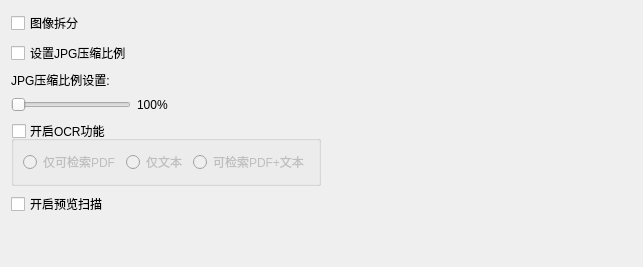
       <widget class="QWidget" name="tab_others">
        <attribute name="title">
         <string>其他</string>
        </attribute>
        <layout class="QHBoxLayout" name="horizontalLayout_32">
         <item>
          <layout class="QVBoxLayout" name="verticalLayout_19">
           <item>
            <layout class="QHBoxLayout" name="horizontalLayout_31">
             <item>
              <layout class="QVBoxLayout" name="verticalLayout_16">
               <item>
                <widget class="QCheckBox" name="cbtn_imgSplit">
                 <property name="text">
                  <string>图像拆分</string>
                 </property>
                </widget>
               </item>
               <item>
                <widget class="QCheckBox" name="cbtn_jpgPercent">
                 <property name="text">
                  <string>设置JPG压缩比例</string>
                 </property>
                </widget>
               </item>
               <item>
                <layout class="QVBoxLayout" name="verticalLayout_18">
                 <item>
                  <widget class="QLabel" name="label_jpgPercent">
                   <property name="text">
                    <string>JPG压缩比例设置:</string>
                   </property>
                  </widget>
                 </item>
                 <item>
                  <layout class="QHBoxLayout" name="horizontalLayout_29">
                   <item>
                    <widget class="QSlider" name="Slider_jpgPercent">
                     <property name="minimumSize">
                      <size>
                       <width>120</width>
                       <height>0</height>
                      </size>
                     </property>
                     <property name="styleSheet">
                      <string notr="true">QSlider::handle:pressed{background:#007ad9;}</string>
                     </property>
                     <property name="minimum">
                      <number>1</number>
                     </property>
                     <property name="maximum">
                      <number>10</number>
                     </property>
                     <property name="pageStep">
                      <number>1</number>
                     </property>
                     <property name="orientation">
                      <enum>Qt::Horizontal</enum>
                     </property>
                    </widget>
                   </item>
                   <item>
                    <widget class="QLabel" name="label_jpgPercentPara">
                     <property name="text">
                      <string>100%</string>
                     </property>
                    </widget>
                   </item>
                   <item>
                    <spacer name="horizontalSpacer_22">
                     <property name="orientation">
                      <enum>Qt::Horizontal</enum>
                     </property>
                     <property name="sizeHint" stdset="0">
                      <size>
                       <width>40</width>
                       <height>20</height>
                      </size>
                     </property>
                    </spacer>
                   </item>
                  </layout>
                 </item>
                </layout>
               </item>
              </layout>
             </item>
             <item>
              <spacer name="horizontalSpacer_23">
               <property name="orientation">
                <enum>Qt::Horizontal</enum>
               </property>
               <property name="sizeHint" stdset="0">
                <size>
                 <width>40</width>
                 <height>20</height>
                </size>
               </property>
              </spacer>
             </item>
            </layout>
           </item>
           <item>
            <widget class="QGroupBox" name="gbox_ocr">
             <property name="title">
              <string>开启OCR功能</string>
             </property>
             <property name="checkable">
              <bool>true</bool>
             </property>
             <property name="checked">
              <bool>false</bool>
             </property>
             <layout class="QHBoxLayout" name="horizontalLayout_43">
              <item>
               <widget class="QRadioButton" name="rbtn_ocrPDF">
                <property name="text">
                 <string>仅可检索PDF</string>
                </property>
               </widget>
              </item>
              <item>
               <widget class="QRadioButton" name="rbtn_ocrTxt">
                <property name="text">
                 <string>仅文本</string>
                </property>
               </widget>
              </item>
              <item>
               <widget class="QRadioButton" name="rbtn_ocrPDF_txt">
                <property name="text">
                 <string>可检索PDF+文本</string>
                </property>
               </widget>
              </item>
             </layout>
            </widget>
           </item>
           <item>
            <widget class="QCheckBox" name="cbtn_preScan">
             <property name="text">
              <string>开启预览扫描</string>
             </property>
            </widget>
           </item>
           <item>
            <spacer name="verticalSpacer_5">
             <property name="orientation">
              <enum>Qt::Vertical</enum>
             </property>
             <property name="sizeHint" stdset="0">
              <size>
               <width>20</width>
               <height>40</height>
              </size>
             </property>
            </spacer>
           </item>
          </layout>
         </item>
         <item>
          <spacer name="horizontalSpacer_24">
           <property name="orientation">
            <enum>Qt::Horizontal</enum>
           </property>
           <property name="sizeHint" stdset="0">
            <size>
             <width>311</width>
             <height>20</height>
            </size>
           </property>
          </spacer>
         </item>
        </layout>
       </widget>
